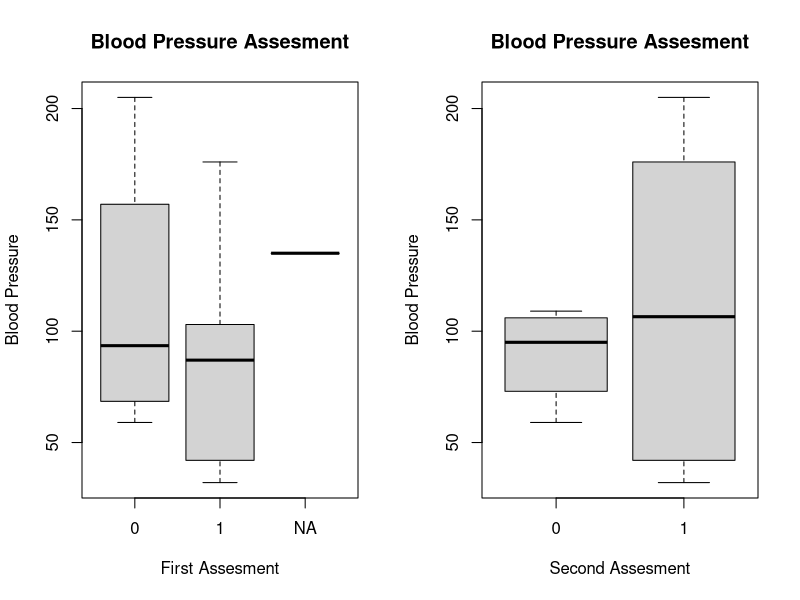
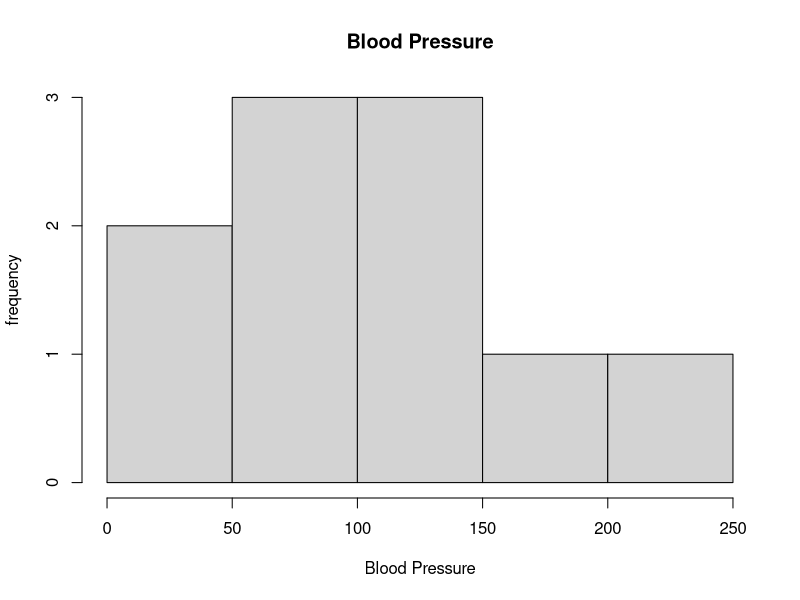

Write R code to recreate these figures, in order.
# Assigning the variables to generate vector
freq <- c(0.6, 0.3, 0.4, 0.4, 0.2, 0.6, 0.3, 0.4, 0.9, 0.2)
bloodp <- c(103, 87, 32, 42, 59, 109, 78, 205, 135, 176)
first <- c(1, 1, 1, 1, 0, 0, 0, 0, "NA", 1)
second <- c(0, 0, 1, 1, 0, 0, 1, 1, 1, 1)
finaldecision <- c(0, 1, 0, 1, 0, 1, 0, 1, 1, 1)

#Generate a dataframe based on data from vectors
bp.df <- data.frame(freq, bloodp, first, second, finaldecision)
bp.df

#Create the boxplots 
par(mfrow = c(1,2))
boxplot(bp.df $ bloodp ~ bp.df $ first, main = "Blood Pressure Assesment", xlab = "First Assesment", ylab = "Blood Pressure")
boxplot(bp.df $ bloodp ~ bp.df $ second, main = "Blood Pressure Assesment", xlab = "Second Assesment", ylab = "Blood Pressure")
par(mfrow = c(1,1))


#Create a Histogram 
hist(bp.df $ bloodp, main = "Blood Pressure", xlab = "Blood Pressure", ylab = "frequency")